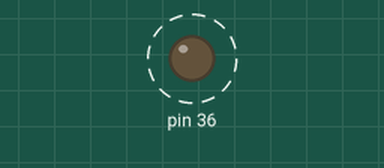
Simulated run of this program. Board: Raspberry Pi (header pin numbers). Parts: output pins drawn as LEDs (lit = HIGH). Dashed ring = blinking. What the program prints to the terminal is not drawn.

Above: at 0.5 s.
Timing chart, 0 to 4.6 s (numbered marks = the images above):
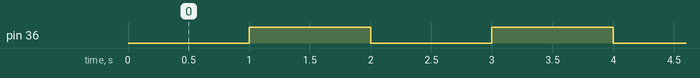

Measured:
- by itself, pin 36: alternates HIGH for 1.0 s and LOW for 1.0 s

The program:

relay.py
```python
# @Auth Xtrans Solutions Pvt. Ltd.
# Program to test Buzzer
# Connect RM9 to RM17

import time
import RPi.GPIO as gpio

gpio.setwarnings(False)
gpio.setmode(gpio.BOARD)
gpio.setup(36, gpio.OUT)

try:
    while(1):
        gpio.output(36,0)
        print("Relay OFF")
        time.sleep(1)
        gpio.output(36,1)
        print("Relay ON")
        time.sleep(1)
        #gpio.cleanup()
except KeyboardInterrupt:
        gpio.cleanup()
        exit
```
